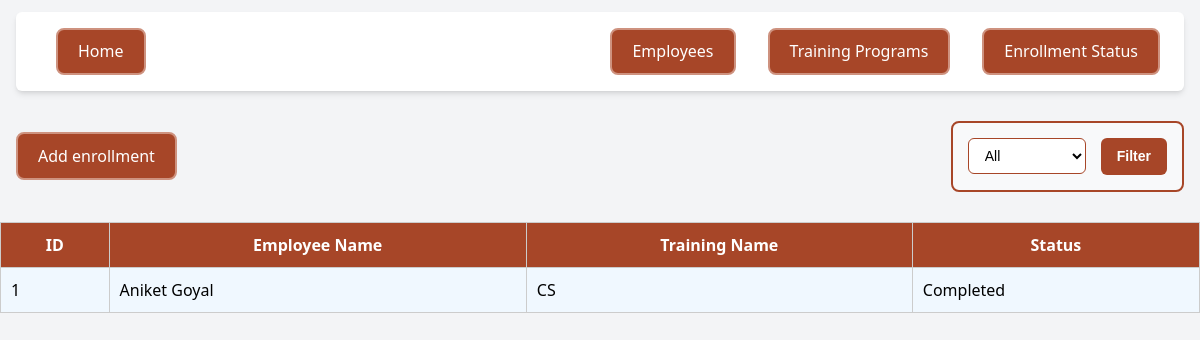
/enrollment, run on an earlier commit of the app's database.
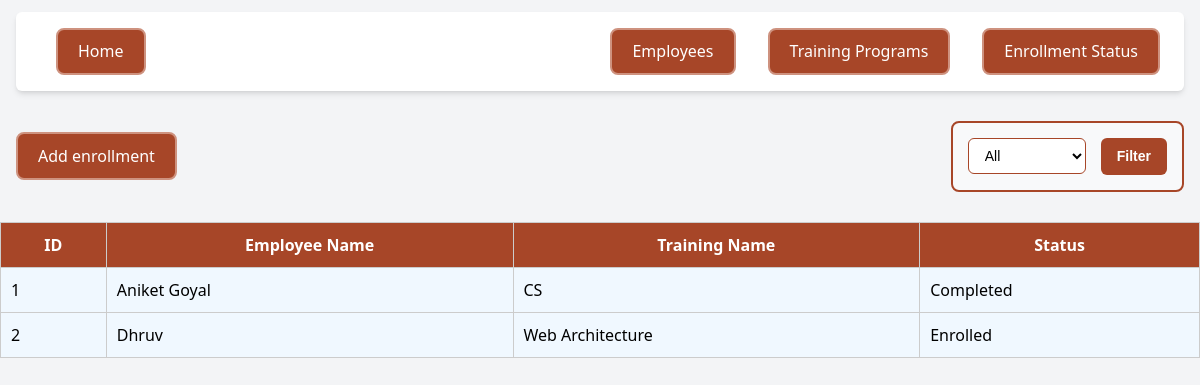
And on a later commit of the database.
### ETT_App/models.py (models this page shows)
class Enrollment(models.Model):
    STATUS_CHOICES = [
        ('enrolled', 'Enrolled'),
        ('in_progress', 'In Progress'),
        ('completed', 'Completed'),
    ]
    employee = models.ForeignKey(Employee, on_delete=models.CASCADE)
    training_program = models.ForeignKey(TrainingProgram, on_delete=models.CASCADE)
    status = models.CharField(max_length=20, choices=STATUS_CHOICES, default='enrolled')

class Employee(models.Model):
    name = models.CharField(max_length=100)
    email = models.EmailField(unique=True)
    department = models.CharField(max_length=100)
    designation = models.CharField(max_length=100)

class TrainingProgram(models.Model):
    title = models.CharField(max_length=200)
    description = models.TextField()
    start_date = models.DateField()
    end_date = models.DateField()
    trainer_name = models.CharField(max_length=100)

### ETT_App/views.py (the view)
# urls.py: path('enrollment', views.get_Enrollment,name='enrollment'),
def get_Enrollment(request):
    trainees=TrainingProgram.objects.all()
    employees=Employee.objects.all()
    if(request.method=="POST"):
        choice=request.POST['status']
        if choice == "all":
            enrollment = Enrollment.objects.all()
        else:
            enrollment = Enrollment.objects.filter(status=choice)
    else:
        enrollment=Enrollment.objects.all()
    return render(request,'enrollment.html',{'trainees':trainees,'employees':employees,'enrollments':enrollment})

### templates/enrollment.html (shortened to what this page needs)
<!DOCTYPE html>
<html lang="en">
<head>
</head>
<body>
    <div style="margin: 10px 0;">
        {% include 'templates/nav.html' %}
    </div>
    <div class="filter">
        <button><a href="add_enrollment">Add enrollment</a></button>
        <form method="POST">
            <select name="status" id="">
                <option value="all">All</option>
            </select>
            <input type="submit" value="Filter">
        </form>
    </div>
    <table style="width: 100%; border-collapse: collapse; margin-top: 10px;">
        <thead>
            <tr style="background-color: #a74628; color: white;">
                <th style="padding: 10px; border: 1px solid #ccc;">ID</th>
                <th style="padding: 10px; border: 1px solid #ccc;">Employee Name</th>
                <th style="padding: 10px; border: 1px solid #ccc;">Training Name</th>
                <th style="padding: 10px; border: 1px solid #ccc;">Status</th>
            </tr>
        </thead>
        <tbody>
            {% for enrollment in enrollments %}
            <tr style="background-color: #f0f8ff;">
                <td style="padding: 10px; border: 1px solid #ccc;">{{ enrollment.id }}</td>
                <td style="padding: 10px; border: 1px solid #ccc;">{{ enrollment.employee.name }}</td>
                <td style="padding: 10px; border: 1px solid #ccc;">{{ enrollment.training_program.title }}</td>
                <td style="padding: 10px; border: 1px solid #ccc;">{{ enrollment.get_status_display }}</td>
            </tr>
            {% endfor %}
        </tbody>
    </table>
</body>
</html>

What changed in the data, as far as the page shows it:
added Enrollment: id "2", employee.name "Dhruv", training_program "Web Architecture", status "Enrolled"
